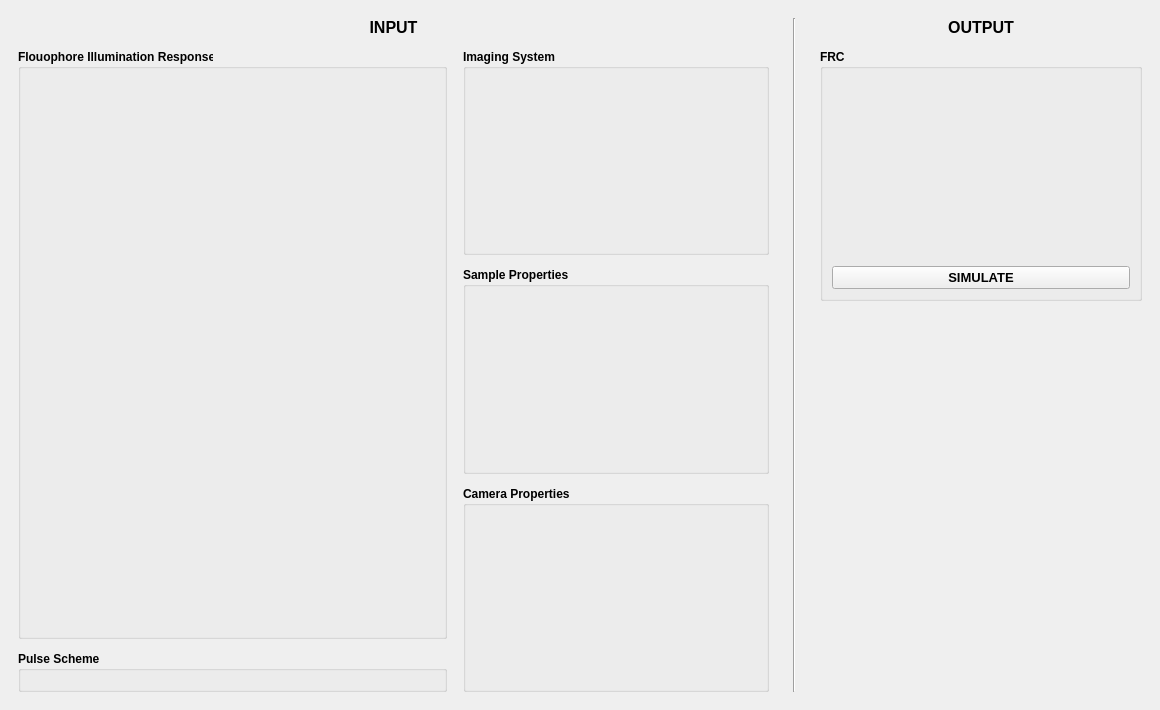
<?xml version="1.0" encoding="UTF-8"?>
<ui version="4.0">
 <class>frcpredict</class>
 <widget class="QMainWindow" name="frcpredict">
  <property name="geometry">
   <rect>
    <x>0</x>
    <y>0</y>
    <width>1160</width>
    <height>710</height>
   </rect>
  </property>
  <property name="minimumSize">
   <size>
    <width>1160</width>
    <height>710</height>
   </size>
  </property>
  <property name="maximumSize">
   <size>
    <width>16777215</width>
    <height>710</height>
   </size>
  </property>
  <property name="windowTitle">
   <string>frcpredict</string>
  </property>
  <widget class="QWidget" name="centralwidget">
   <property name="sizePolicy">
    <sizepolicy hsizetype="Preferred" vsizetype="Preferred">
     <horstretch>0</horstretch>
     <verstretch>0</verstretch>
    </sizepolicy>
   </property>
   <layout class="QHBoxLayout" name="horizontalLayout" stretch="7,0,3">
    <property name="spacing">
     <number>24</number>
    </property>
    <property name="leftMargin">
     <number>18</number>
    </property>
    <property name="topMargin">
     <number>18</number>
    </property>
    <property name="rightMargin">
     <number>18</number>
    </property>
    <property name="bottomMargin">
     <number>18</number>
    </property>
    <item>
     <layout class="QVBoxLayout" name="verticalLayout_8" stretch="0,1">
      <property name="spacing">
       <number>12</number>
      </property>
      <item>
       <widget class="QLabel" name="label">
        <property name="font">
         <font>
          <pointsize>12</pointsize>
          <weight>75</weight>
          <bold>true</bold>
         </font>
        </property>
        <property name="text">
         <string>INPUT</string>
        </property>
        <property name="alignment">
         <set>Qt::AlignCenter</set>
        </property>
       </widget>
      </item>
      <item>
       <layout class="QHBoxLayout" name="horizontalLayout_2" stretch="7,5">
        <property name="spacing">
         <number>16</number>
        </property>
        <item>
         <layout class="QVBoxLayout" name="verticalLayout_6" stretch="1,0">
          <property name="spacing">
           <number>12</number>
          </property>
          <item>
           <widget class="QGroupBox" name="groupBox">
            <property name="font">
             <font>
              <weight>75</weight>
              <bold>true</bold>
             </font>
            </property>
            <property name="title">
             <string>Flouophore Illumination Response</string>
            </property>
            <property name="flat">
             <bool>false</bool>
            </property>
            <layout class="QGridLayout" name="gridLayout">
             <item row="0" column="0">
              <widget class="FluorophoreSettingsWidget" name="fluorophoreSettings" native="true">
               <property name="font">
                <font>
                 <weight>50</weight>
                 <bold>false</bold>
                </font>
               </property>
              </widget>
             </item>
            </layout>
           </widget>
          </item>
          <item>
           <widget class="QGroupBox" name="groupBox_3">
            <property name="font">
             <font>
              <weight>75</weight>
              <bold>true</bold>
             </font>
            </property>
            <property name="title">
             <string>Pulse Scheme</string>
            </property>
            <layout class="QGridLayout" name="gridLayout_5">
             <item row="0" column="0">
              <widget class="PulseSchemeWidget" name="pulseScheme" native="true">
               <property name="font">
                <font>
                 <weight>50</weight>
                 <bold>false</bold>
                </font>
               </property>
              </widget>
             </item>
            </layout>
           </widget>
          </item>
         </layout>
        </item>
        <item>
         <layout class="QVBoxLayout" name="verticalLayout_4">
          <property name="spacing">
           <number>12</number>
          </property>
          <item>
           <widget class="QGroupBox" name="groupBox_2">
            <property name="font">
             <font>
              <weight>75</weight>
              <bold>true</bold>
             </font>
            </property>
            <property name="title">
             <string>Imaging System</string>
            </property>
            <layout class="QGridLayout" name="gridLayout_4">
             <item row="0" column="0">
              <widget class="ImagingSystemSettingsWidget" name="imagingSystemSettings" native="true">
               <property name="font">
                <font>
                 <weight>50</weight>
                 <bold>false</bold>
                </font>
               </property>
              </widget>
             </item>
            </layout>
           </widget>
          </item>
          <item>
           <widget class="QGroupBox" name="groupBox_4">
            <property name="font">
             <font>
              <weight>75</weight>
              <bold>true</bold>
             </font>
            </property>
            <property name="title">
             <string>Sample Properties</string>
            </property>
            <layout class="QGridLayout" name="gridLayout_3">
             <item row="0" column="0">
              <widget class="SamplePropertiesWidget" name="sampleProperties" native="true">
               <property name="font">
                <font>
                 <weight>50</weight>
                 <bold>false</bold>
                </font>
               </property>
              </widget>
             </item>
            </layout>
           </widget>
          </item>
          <item>
           <widget class="QGroupBox" name="groupBox_5">
            <property name="font">
             <font>
              <weight>75</weight>
              <bold>true</bold>
             </font>
            </property>
            <property name="title">
             <string>Camera Properties</string>
            </property>
            <layout class="QGridLayout" name="gridLayout_2">
             <item row="1" column="0">
              <widget class="CameraPropertiesWidget" name="cameraProperties" native="true">
               <property name="font">
                <font>
                 <weight>50</weight>
                 <bold>false</bold>
                </font>
               </property>
              </widget>
             </item>
            </layout>
           </widget>
          </item>
         </layout>
        </item>
       </layout>
      </item>
     </layout>
    </item>
    <item>
     <widget class="Line" name="line">
      <property name="orientation">
       <enum>Qt::Vertical</enum>
      </property>
     </widget>
    </item>
    <item>
     <layout class="QVBoxLayout" name="verticalLayout_5" stretch="0,2,3">
      <property name="spacing">
       <number>12</number>
      </property>
      <item>
       <widget class="QLabel" name="label_2">
        <property name="font">
         <font>
          <pointsize>12</pointsize>
          <weight>75</weight>
          <bold>true</bold>
         </font>
        </property>
        <property name="text">
         <string>OUTPUT</string>
        </property>
        <property name="alignment">
         <set>Qt::AlignCenter</set>
        </property>
       </widget>
      </item>
      <item>
       <widget class="QGroupBox" name="groupBox_6">
        <property name="font">
         <font>
          <weight>75</weight>
          <bold>true</bold>
         </font>
        </property>
        <property name="title">
         <string>FRC</string>
        </property>
        <layout class="QGridLayout" name="gridLayout_6">
         <item row="0" column="0">
          <widget class="FRCResultsWidget" name="frcResults" native="true">
           <property name="font">
            <font>
             <weight>50</weight>
             <bold>false</bold>
            </font>
           </property>
          </widget>
         </item>
         <item row="1" column="0">
          <widget class="QPushButton" name="btnSimulateFrc">
           <property name="font">
            <font>
             <pointsize>10</pointsize>
             <weight>75</weight>
             <bold>true</bold>
            </font>
           </property>
           <property name="text">
            <string>SIMULATE</string>
           </property>
          </widget>
         </item>
        </layout>
       </widget>
      </item>
      <item>
       <widget class="QWidget" name="widget_7" native="true"/>
      </item>
     </layout>
    </item>
   </layout>
  </widget>
 </widget>
 <customwidgets>
  <customwidget>
   <class>FluorophoreSettingsWidget</class>
   <extends>QWidget</extends>
   <header>frcpredict.ui</header>
   <container>1</container>
  </customwidget>
  <customwidget>
   <class>FRCResultsWidget</class>
   <extends>QWidget</extends>
   <header>frcpredict.ui</header>
   <container>1</container>
  </customwidget>
  <customwidget>
   <class>CameraPropertiesWidget</class>
   <extends>QWidget</extends>
   <header>frcpredict.ui</header>
   <container>1</container>
  </customwidget>
  <customwidget>
   <class>SamplePropertiesWidget</class>
   <extends>QWidget</extends>
   <header>frcpredict.ui</header>
   <container>1</container>
  </customwidget>
  <customwidget>
   <class>ImagingSystemSettingsWidget</class>
   <extends>QWidget</extends>
   <header>frcpredict.ui</header>
   <container>1</container>
  </customwidget>
  <customwidget>
   <class>PulseSchemeWidget</class>
   <extends>QWidget</extends>
   <header>frcpredict.ui</header>
   <container>1</container>
  </customwidget>
 </customwidgets>
 <resources/>
 <connections/>
</ui>
